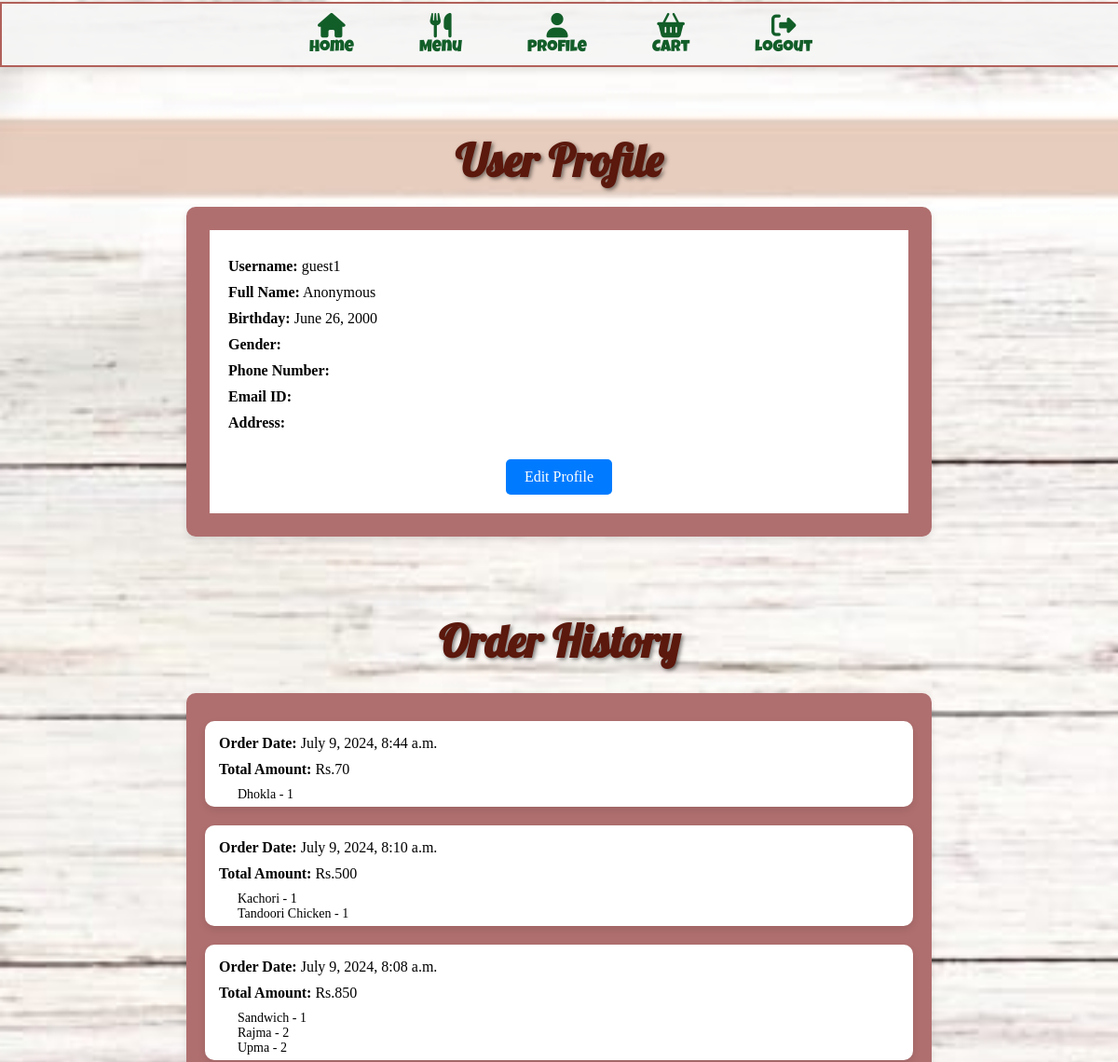
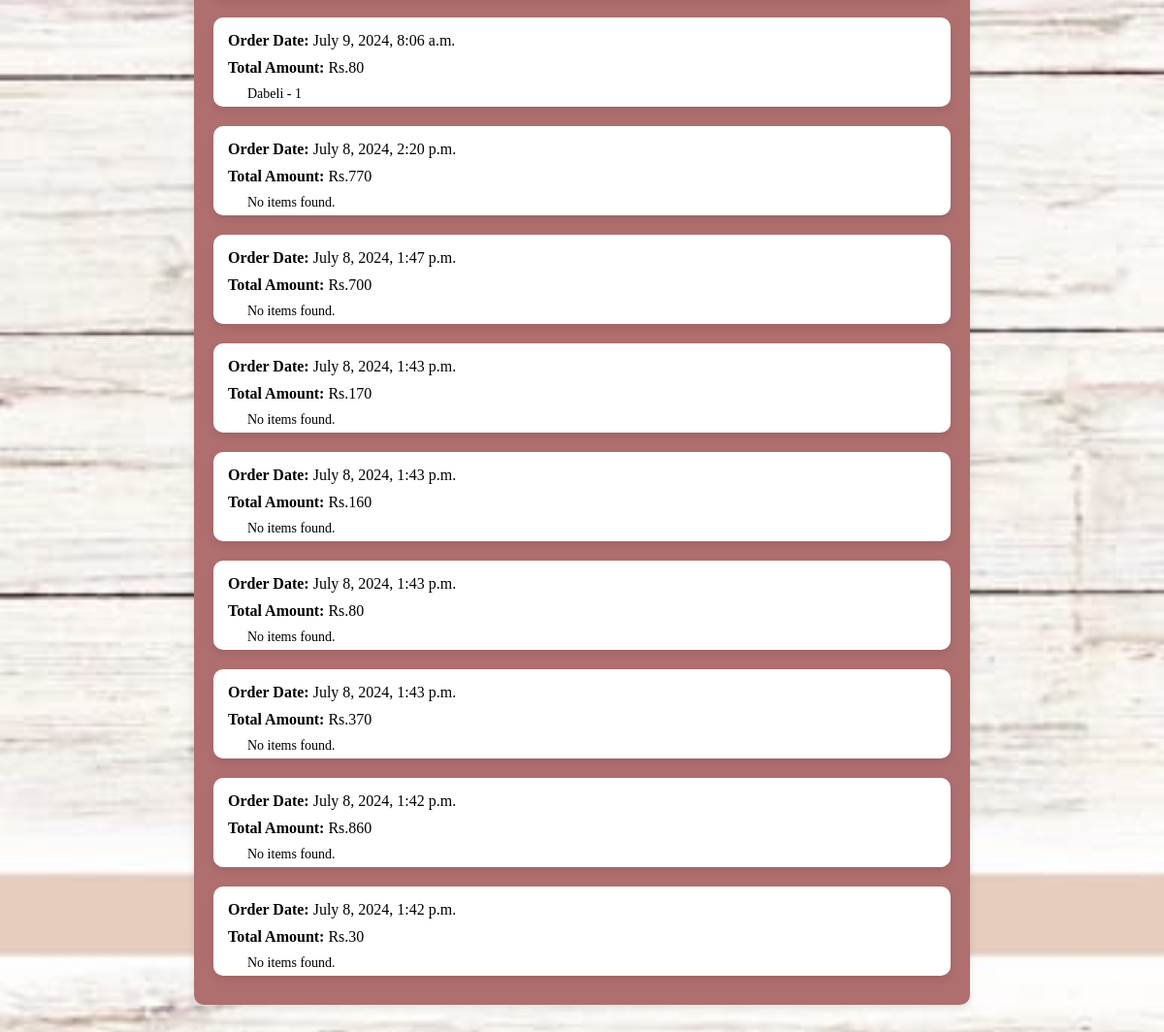
Screenshot of /profile/ (signed in) with the database file from the repository (2 pictures, top to bottom).
### users/models.py (models this page shows, shortened)
class UserProfile(models.Model):
    GENDER_CHOICES = [
        ('M', 'Male'),
        ('F', 'Female'),
        ('O', 'Other'),
    ]
    user = models.OneToOneField(User, on_delete=models.CASCADE)
    full_name = models.CharField(max_length=255, default='Anonymous')
    birthday = models.DateField(null=True, blank=True)
    address = models.CharField(max_length=255, blank=True)
    gender = models.CharField(max_length=1, choices=GENDER_CHOICES, blank=True)
    phone_number = models.CharField(max_length=15, blank=True)
    email_id = models.EmailField(blank=True)

class Order(models.Model):
    user = models.ForeignKey(User, on_delete=models.CASCADE)
    created_at = models.DateTimeField(auto_now_add=True)
    items = models.ManyToManyField(CartItem)
    total_amount = models.IntegerField()

class CartItem(models.Model):
    cart = models.ForeignKey(Cart, on_delete=models.CASCADE)
    menu_item = models.ForeignKey(MenuItem, on_delete=models.CASCADE)
    quantity = models.PositiveIntegerField(default=1)
    toShow = models.BooleanField(default=True)

class MenuItem(models.Model):
    name = models.CharField(max_length=100)
    description = models.TextField()
    price = models.IntegerField()
    picture = models.ImageField(upload_to='items/', null=True, blank=True)

### users/views.py (the view)
# urls.py: path('profile/', views.user_profile, name='user_profile'),
@login_required
def user_profile(request):
    user = request.user
    try:
        user_profile = UserProfile.objects.get(user=user)
        orders = Order.objects.filter(user=user).order_by('-created_at')  # Adjust field name if necessary
        return render(request, 'profile.html', {'user_profile': user_profile, 'orders': orders})
    except UserProfile.DoesNotExist:
        return render(request, 'profile.html', {'user_profile': None, 'orders': None})

### users/templates/profile.html
{% extends 'base.html' %}
{% block content %}
<div class="profile-container">
    <h2>User Profile</h2>
    {% if user_profile %}
    <div class="user-profile">
        <p><strong>Username:</strong> {{ user_profile.user.username }}</p>
        <p><strong>Full Name:</strong> {{ user_profile.full_name }}</p>
        <p><strong>Birthday:</strong> {{ user_profile.birthday }}</p>
        <p><strong>Gender:</strong> {{ user_profile.get_gender_display }}</p>
        <p><strong>Phone Number:</strong> {{ user_profile.phone_number }}</p>
        <p><strong>Email ID:</strong> {{ user_profile.email_id }}</p>
        <p><strong>Address:</strong> {{ user_profile.address }}</p>
        <a href="{% url 'edit_profile' %}" class='edit-profile-link'>Edit Profile</a>
    </div>
    <h2>Order History</h2>
    <ul class="order-history">
        {% for order in orders %}
        <li class="order-item">
            <p><strong>Order Date:</strong> {{ order.created_at }}</p>
            <p><strong>Total Amount:</strong> Rs.{{ order.total_amount }}</p>
            <ul class="order-details">
                {% for item in order.items.all %}
                <li>{{ item.menu_item.name }} - {{ item.quantity }}</li>
                {% empty %}
                <li>No items found.</li>
                {% endfor %}
            </ul>
        </li>
        {% empty %}
        <li>No orders found.</li>
        {% endfor %}
    </ul>
    {% else %}
    <p>No profile found for this user.</p>
    {% endif %}
</div>
{% endblock %}

### users/static/css/styles.css (style rules this page uses)
body { margin: 0; padding: 0; background: url('/static/images/background-restro.jpg') no-repeat center center fixed; background-size: cover; color: white; }
.profile-container { max-width: 800px; margin: 0 auto; padding: 20px; }
h2 { font-size: 3em; font-family: "Lobster", sans-serif; font-weight: 900; font-style: normal; color: #5b180c; border-radius: 10px; text-shadow: 2px 2px 4px rgba(0, 0, 0, 0.5); margin-top: 1.5em; margin-bottom: 10px; padding: 10px 40px; width: fit-content; margin-left: auto; margin-right: auto; }
.user-profile { padding: 20px; background-color: #fff; border-radius: 10px; margin-bottom: 20px; box-shadow: 0 4px 8px rgba(0, 0, 0, 0.1); border: 25px solid #b06f6f; }
.user-profile p { font-size: 16px; margin: 10px 0; color: #000; text-align: left; }
.edit-profile-link { display: inline-block; margin-top: 20px; padding: 10px 20px; background-color: #007BFF; color: white; text-decoration: none; border-radius: 5px; }
.order-history { list-style: none; padding: 10px 0; background-color: #b06f6f; border-radius: 10px; box-shadow: 0 4px 8px rgba(0, 0, 0, 0.1); }
.order-item { padding: 5px 15px; background-color: #fff; border-radius: 10px; margin: 20px; text-align: left; box-shadow: 0 4px 8px rgba(0, 0, 0, 0.1); }
.order-item p { margin: 10px 0; font-size: 16px; color: #000; }
.order-details { list-style: none; padding: 0; padding-left: 20px; }
.order-details li { font-size: 14px; color:#000; }

### rows the page displays
UserProfile: user.username "guest1", full_name "Anonymous", birthday "June 26, 2000"
Order: created_at "July 9, 2024, 8:44 a.m.", total_amount "70"
CartItem: menu_item.name "Dhokla", quantity "1"
Order: created_at "July 9, 2024, 8:10 a.m.", total_amount "500"
CartItem: menu_item.name "Kachori", quantity "1"
CartItem: menu_item.name "Tandoori Chicken", quantity "1"
Order: created_at "July 9, 2024, 8:08 a.m.", total_amount "850"
CartItem: menu_item.name "Sandwich", quantity "1"
CartItem: menu_item.name "Rajma", quantity "2"
CartItem: menu_item.name "Upma", quantity "2"
Order: created_at "July 9, 2024, 8:06 a.m.", total_amount "80"
CartItem: menu_item.name "Dabeli", quantity "1"
Order: created_at "July 8, 2024, 2:20 p.m.", total_amount "770"
Order: created_at "July 8, 2024, 1:47 p.m.", total_amount "700"
Order: created_at "July 8, 2024, 1:43 p.m.", total_amount "170"
Order: created_at "July 8, 2024, 1:43 p.m.", total_amount "160"
Order: created_at "July 8, 2024, 1:43 p.m.", total_amount "80"
Order: created_at "July 8, 2024, 1:43 p.m.", total_amount "370"
Order: created_at "July 8, 2024, 1:42 p.m.", total_amount "860"
Order: created_at "July 8, 2024, 1:42 p.m.", total_amount "30"
